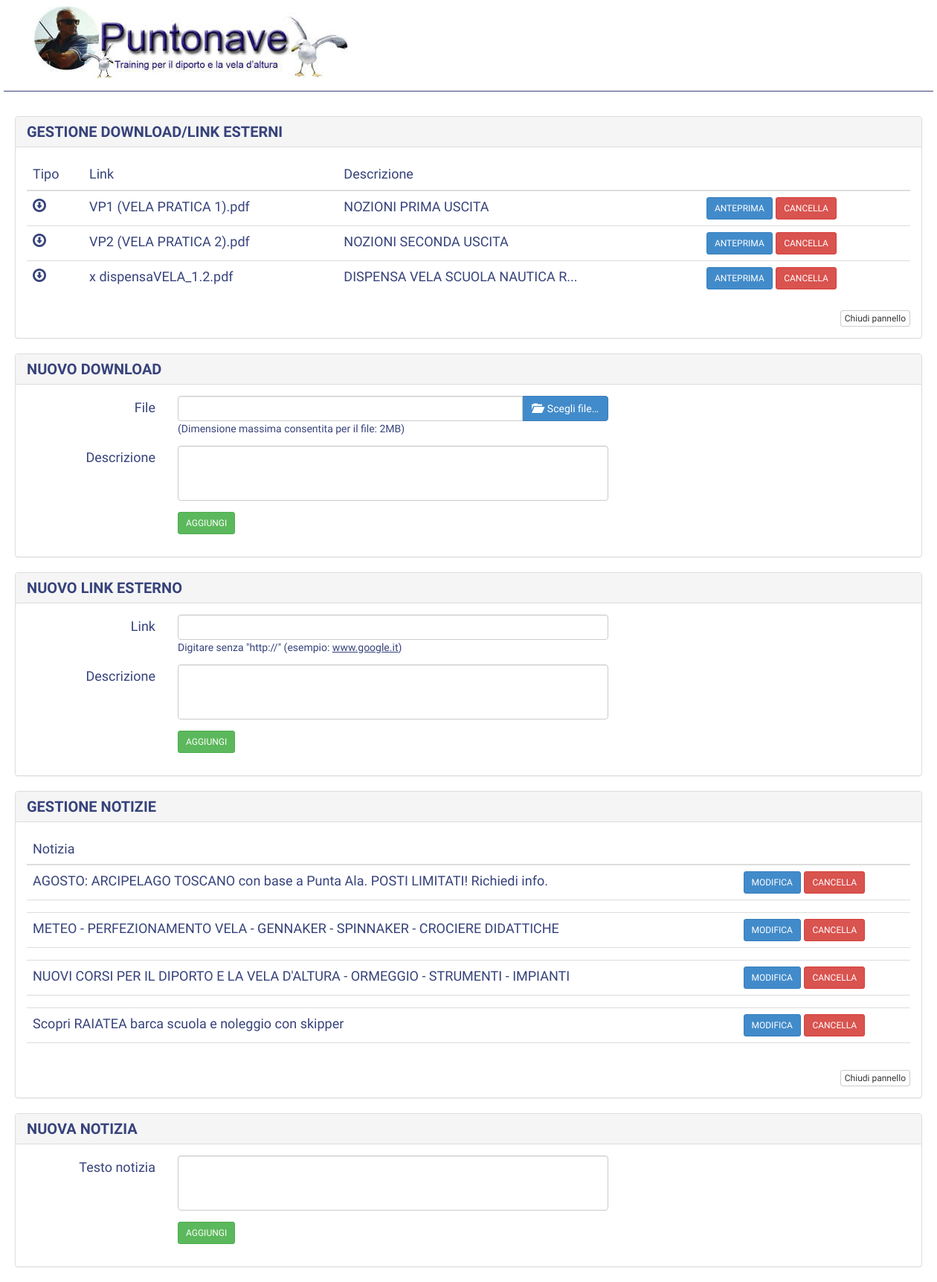
The app's page /admin/index.php with its own data.
### tables this page shows
CREATE TABLE IF NOT EXISTS `download` (
  `id` tinyint(4) NOT NULL AUTO_INCREMENT,
  `link` text NOT NULL,
  `descrizione` longtext NOT NULL,
  `tipo` tinyint(2) NOT NULL,
  PRIMARY KEY (`id`)
);

CREATE TABLE IF NOT EXISTS `news` (
  `id` tinyint(4) NOT NULL AUTO_INCREMENT,
  `news` longtext NOT NULL,
  PRIMARY KEY (`id`)
);

### admin/cont.php (the view, shortened to what this page needs)
<?php
require_once('../connect.php');
$q="SELECT * FROM download ORDER BY link";
if ($query=mysql_query($q,$link)){
   $num=mysql_num_rows($query);
   if ($num!=0){
      $elencodl="<table class=\"table table-hover\">
                      <thead>
                        <tr>
                          <th>Tipo</th>
                          <th>Link</th>
                          <th>Descrizione</th>
                          <th></th>
                        </tr>
                      </thead>
                      <tbody>
      ";
      while ($res=mysql_fetch_array($query)){
            $descr=$res[2];
            $lun=strlen($descr);
            if ($lun>30){
               $descr=substr($descr,0,30)."...";
            }
            $tipo=$res[3];
            if ($tipo==1){
               $iconatipo="<span class=\"glyphicon glyphicon-download\" aria-hidden=\"true\"></span>";
               $prelink="../files/";
            }else{
                  $iconatipo="<span class=\"glyphicon glyphicon-new-window\" aria-hidden=\"true\"></span>";
                  $prelink="http://";
            }
            $elencodl.="<tr>
                          <td>".$iconatipo."</td>
                          <td>".$res[1]."</td>
                          <td>".$descr."</td>
                          <td>
                              <a href=\"".$prelink.$res[1]."\" target=\"_blank\"><button type=\"button\" class=\"btn btn-primary btn-sm\">ANTEPRIMA</button></a>
                              <a href=\"index.php?a=2&id=".$res[0]."\"><button type=\"button\" class=\"btn btn-danger btn-sm\">CANCELLA</button></a>
                          </td>
                      </tr>
            ";
      }
      $elencodl.="</tbody></table>";
   }else{
         $elencodl="Nessun download presente in database.";
   }
}else{
      $elencodl="Errore nella query: ".mysql_error()." ".mysql_errno();
}
$q="SELECT * FROM news ORDER BY news";
if ($query=mysql_query($q,$link)){
   $num=mysql_num_rows($query);
   if ($num!=0){
      $elenconw="<table class=\"table table-hover\">
                      <thead>
                        <tr>
                          <th>Notizia</th>
                          <th></th>
                        </tr>
                      </thead>
                      <tbody>
      ";
      while ($res=mysql_fetch_array($query)){
            $elenconw.="<tr>
                          <td>".$res[1]."</td>
                          <td><button type=\"button\" class=\"btn btn-primary btn-sm\" data-toggle=\"collapse\" data-target=\"#edit".$res[0]."\" aria-expanded=\"false\" aria-controls=\"edit".$res[0]."\">MODIFICA</button>
                              <a href=\"index.php?a=5&id=".$res[0]."\"><button type=\"button\" class=\"btn btn-danger btn-sm\">CANCELLA</button></a>
                          </td>
                      </tr>
                      <tr>
                          <td colspan=\"3\">
                              <div id=\"edit".$res[0]."\" class=\"collapse\">
                                   <form class=\"form-horizontal\" role=\"form\" method=\"post\" action=\"index.php\">
                                      <div class=\"form-group\">
                                        <label for=\"notizia\" class=\"col-sm-2 control-label\">Testo notizia</label>
                                        <div class=\"col-sm-6\">
                                          <textarea class=\"form-control\" id=\"notizia\" name=\"notizia\" rows=\"3\">".$res[1]."</textarea>
                                        </div>
                                      </div>
                                      <div class=\"form-group\">
                                        <div class=\"col-sm-offset-2 col-sm-10\">
                                          <button type=\"submit\" class=\"btn btn-success btn-sm\">SALVA</button>
                                          <input type=\"hidden\" name=\"a\" value=\"4\">
                                          <input type=\"hidden\" name=\"id\" value=\"".$res[0]."\">
                                        </div>
                                      </div>
                                   </form>
                              </div>
                          </td>
                      </tr>
            ";
      }
      $elenconw.="</tbody></table>";
   }else{
         $elenconw="Nessuna notizia presente in database.";
   }
}else{
      $elencodl="Errore nella query: ".mysql_error()." ".mysql_errno();
}
echo"
<div class=\"panel panel-default adminpanel\">
      <div class=\"panel-heading\"><a data-toggle=\"collapse\" href=\"#gestionedownload\" aria-expanded=\"true\" aria-controls=\"gestionedownload\"><h1>GESTIONE DOWNLOAD/LINK ESTERNI</h1></a></div>
      <div id=\"gestionedownload\" class=\"panel-collapse collapse in\" role=\"tabpanel\" aria-labelledby=\"gestionedownload\">
          <div class=\"panel-body\">
          ".$elencodl."
          <p class=\"text-right\"><a data-toggle=\"collapse\" href=\"#gestionedownload\" aria-expanded=\"true\" aria-controls=\"gestionedownload\"><button type=\"button\" class=\"btn btn-default btn-xs\">Chiudi pannello</button></a></p>
          </div>
      </div>
</div>
<div class=\"panel panel-default adminpanel\">
      <div class=\"panel-heading\"><a data-toggle=\"collapse\" href=\"#nuovodownload\" aria-expanded=\"true\" aria-controls=\"nuovodownload\"><h1>NUOVO DOWNLOAD</h1></a></div>
      <div id=\"nuovodownload\" class=\"panel-collapse collapse in\" role=\"tabpanel\" aria-labelledby=\"nuovodownload\">
          <div class=\"panel-body\">
            <form class=\"form-horizontal\" role=\"form\" method=\"post\" action=\"index.php\" enctype=\"multipart/form-data\">
                <div class=\"form-group\">
                  <label for=\"uploadfile\" class=\"col-sm-2 control-label\">File</label>
                  <div class=\"col-sm-6\">
                    <span class=\"small\">(Dimensione massima consentita per il file: 2MB)</span>
                  </div>
                </div>
                <div class=\"form-group\">
                  <label for=\"descrizione\" class=\"col-sm-2 control-label\">Descrizione</label>
                  <div class=\"col-sm-6\">
                    <textarea class=\"form-control\" id=\"descrizione\" name=\"descrizione\" rows=\"3\" required=\"true\" oninvalid=\"this.setCustomValidity('Inserisci una descrizione.')\" onchange=\"this.setCustomValidity('')\"></textarea>
                  </div>
                </div>
                <div class=\"form-group\">
                  <div class=\"col-sm-offset-2 col-sm-10\">
                    <button type=\"submit\" class=\"btn btn-success btn-sm\">AGGIUNGI</button>
                  </div>
                </div>
             </form>
          </div>
      </div>
</div>
<div class=\"panel panel-default adminpanel\">
      <div class=\"panel-heading\"><a data-toggle=\"collapse\" href=\"#nuovolinkext\" aria-expanded=\"true\" aria-controls=\"nuovolinkext\"><h1>NUOVO LINK ESTERNO</h1></a></div>
      <div id=\"nuovolinkext\" class=\"panel-collapse collapse in\" role=\"tabpanel\" aria-labelledby=\"nuovolinkext\">
          <div class=\"panel-body\">
            <form class=\"form-horizontal\" role=\"form\" method=\"post\" action=\"index.php\" enctype=\"multipart/form-data\">
                <div class=\"form-group\">
                  <label for=\"linkext\" class=\"col-sm-2 control-label\">Link</label>
                  <div class=\"col-sm-6\">
                    <input id=\"linkext\" class=\"form-control\" name=\"linkext\" type=\"text\" required=\"true\" oninvalid=\"this.setCustomValidity('Inserisci un link.')\" onchange=\"this.setCustomValidity('')\">
                    <span class=\"small\"> Digitare senza \"http://\" (esempio: <u>www.google.it</u>)</span>
                  </div>
                </div>
                <div class=\"form-group\">
                  <label for=\"descrizione\" class=\"col-sm-2 control-label\">Descrizione</label>
                  <div class=\"col-sm-6\">
                    <textarea class=\"form-control\" id=\"descrizione\" name=\"descrizione\" rows=\"3\" required=\"true\" oninvalid=\"this.setCustomValidity('Inserisci una descrizione.')\" onchange=\"this.setCustomValidity('')\"></textarea>
                  </div>
                </div>
                <div class=\"form-group\">
                  <div class=\"col-sm-offset-2 col-sm-10\">
                    <button type=\"submit\" class=\"btn btn-success btn-sm\">AGGIUNGI</button>
                  </div>
                </div>
             </form>
          </div>
      </div>
</div>
<div class=\"panel panel-default adminpanel\">
      <div class=\"panel-heading\"><a data-toggle=\"collapse\" href=\"#gestionenotizie\" aria-expanded=\"true\" aria-controls=\"gestionenotizie\"><h1>GESTIONE NOTIZIE</h1></a></div>
      <div id=\"gestionenotizie\" class=\"panel-collapse collapse in\" role=\"tabpanel\" aria-labelledby=\"gestionenotizie\">
          <div class=\"panel-body\">
          ".$elenconw."
          <p class=\"text-right\"><a data-toggle=\"collapse\" href=\"#gestionenotizie\" aria-expanded=\"true\" aria-controls=\"gestionenotizie\"><button type=\"button\" class=\"btn btn-default btn-xs\">Chiudi pannello</button></a></p>
          </div>
      </div>
</div>
<div class=\"panel panel-default adminpanel\">
      <div class=\"panel-heading\"><a data-toggle=\"collapse\" href=\"#nuovanotizia\" aria-expanded=\"true\" aria-controls=\"nuovanotizia\"><h1>NUOVA NOTIZIA</h1></a></div>
      <div id=\"nuovanotizia\" class=\"panel-collapse collapse in\" role=\"tabpanel\" aria-labelledby=\"nuovanotizia\">
          <div class=\"panel-body\">
            <form class=\"form-horizontal\" role=\"form\" method=\"post\" action=\"index.php\">
                <div class=\"form-group\">
                  <label for=\"notizia\" class=\"col-sm-2 control-label\">Testo notizia</label>
                  <div class=\"col-sm-6\">
                    <textarea class=\"form-control\" id=\"notizia\" name=\"notizia\" rows=\"3\" required=\"true\" oninvalid=\"this.setCustomValidity('Inserisci del testo.')\" onchange=\"this.setCustomValidity('')\"></textarea>
                  </div>
                </div>
                <div class=\"form-group\">
                  <div class=\"col-sm-offset-2 col-sm-10\">
                    <button type=\"submit\" class=\"btn btn-success btn-sm\">AGGIUNGI</button>
                  </div>
                </div>
             </form>
          </div>
      </div>
</div>
";
?>

### admin/index.php (shortened to what this page needs)
<!DOCTYPE HTML>
<html>
  <head>
    <link href="../css/bootstrap.css" rel="stylesheet" type="text/css">
    <link href="../css/stile.css" rel="stylesheet" type="text/css">
    <link href="../css/li-scroller.css" rel="stylesheet" type="text/css">
    <link href="../css/fileinput.css" rel="stylesheet" type="text/css" />
  </head>
  <body>
     <div class="container">
        <?php include "header.php" ?>
        <br>
        <?php include "cont.php" ?>
     </div>
  </body>
</html>

### admin/header.php
<?php
echo"
<div class=\"row header\">
     <div class=\"logo col-md-4\"><a href=\"index.php\"><img src=\"../img/logo-puntonave.jpg\" alt=\"Puntonave.net - Vela e Cultura marinaresca\"></a></div>
</div>
";
?>

### css/stile.css (style rules this page uses)
html, body, div, span, applet, object, iframe, h1, h2, h3, h4, h5, h6, p, blockquote, pre, a, abbr, acronym, address, big, cite, code, del, dfn, em, img, ins, kbd, q, s, samp, small, strike, strong, sub, sup, tt, var, u, i, center, dl, dt, dd, ol, li, fieldset, form, label, legend, table, caption, tbody, tfoot, thead, tr, th, td, article, aside, canvas, details, embed, figure, figcaption, footer, header, hgroup, menu, nav, output, ruby, section, summary, time, mark, audio, video { margin: 0; padding: 0; border: 0; font-size: 100%; font: inherit; vertical-align: baseline; }
body { line-height: 1; }
table { border-collapse: collapse; border-spacing: 0; }
html { height:100% }
body { height: 100%; font-family: 'Dosis', sans-serif; font-size:18px; color: #37437b; text-align: center; padding-top:1px; }
a { color: #37437b; font-weight: 700; }
.container { max-width: none !important; width: 1250px; }
h1 { font-size: 20px; font-weight: 700; }
.small { font-size: 14px; line-height: 13px; }
div.header { padding-bottom: 8px; border-bottom: 1px solid #37437b; }
div.logo { padding-bottom: 5px; }
.adminpanel { margin-top: 15px; text-align: left; }
.adminpanel > .panel-heading { background-color: #f5f5f5; }
textarea { resize: none; }
td { text-align: left; }

### records on screen
download: tipo 1 (drawn), link "VP1 (VELA PRATICA 1).pdf", descrizione "NOZIONI PRIMA USCITA"
download: tipo 1 (drawn), link "VP2 (VELA PRATICA 2).pdf", descrizione "NOZIONI SECONDA USCITA"
download: tipo 1 (drawn), link "x dispensaVELA_1.2.pdf", descrizione "DISPENSA VELA SCUOLA NAUTICA R..."
news: news "AGOSTO: ARCIPELAGO TOSCANO con base a Punta Ala. POSTI LIMITATI! Richiedi info."
news: news "METEO - PERFEZIONAMENTO VELA - GENNAKER - SPINNAKER - CROCIERE DIDATTICHE"
news: news "NUOVI CORSI PER IL DIPORTO E LA VELA D'ALTURA - ORMEGGIO - STRUMENTI - IMPIANTI"
news: news "Scopri RAIATEA barca scuola e noleggio con skipper"
